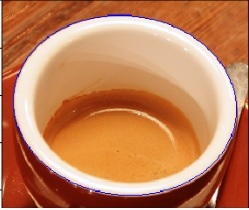
#> input picture hcage.jpg, 249 x 210 px
$ python mix.py
#> lines starting #> are read from the running program, lines starting #| are printed output that depends on the picture
import matplotlib.pyplot as plt
import cv2

from skimage import data, color, img_as_ubyte
from skimage.feature import canny
from skimage.transform import hough_ellipse
from skimage.draw import ellipse_perimeter
from skimage.color import rgb2gray
from skimage.transform import rescale, resize, downscale_local_mean

# Load picture, convert to grayscale and detect edges
from tkinter import filedialog
from tkinter import *

root = Tk()
root.withdraw()
root.filename =  filedialog.askopenfilename(initialdir = "/",title = "Select file",filetypes = (("all files",".*"),("jpg files",".jpg")))
#> the answer given: hcage.jpg
image_rgb = cv2.imread(root.filename)
#> image_rgb is the input picture: shape (210, 249, 3); mean B, G, R 88.6, 127.5, 193.9
root.destroy()

#image_rgb = data.coffee()[0:220, 160:420]
image_gray= cv2.cvtColor(image_rgb, cv2.COLOR_BGR2GRAY)
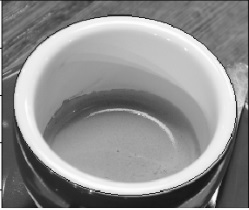
#> image_gray: shape (210, 249); min 10, max 255, mean 142.9
#image_gray = color.rgb2gray(image_rgb)
#print (image_rgb.shape)
edges = canny(image_gray, sigma=2.0,
              low_threshold=0.55, high_threshold=0.8)
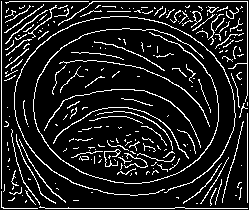
#> edges: shape (210, 249) bool; 12.6% white in thin lines or dots
ximg = rescale(edges, 0.3)
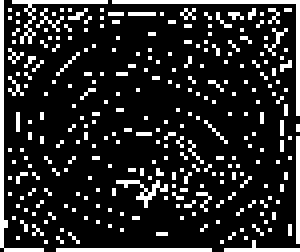
#> ximg: shape (63, 75) bool (shown 4 times larger); 16.6% white in thin lines or dots
# Perform a Hough Transform
# The accuracy corresponds to the bin size of a major axis.
# The value is chosen in order to get a single high accumulator.
# The threshold eliminates low accumulators
result = hough_ellipse(ximg, accuracy=20, threshold=250,
                       min_size=100, max_size=120)
result.sort(order='accumulator')
print("sorted result:", result)
#| sorted result: []
print("list size:", result.size)
#| list size: 0
"""
#print (result)
print (result[-1])
# Estimated parameters for the ellipse
best = list(result[-1])
print (best)
yc, xc, a, b = [int(round(x)) for x in best[1:5]]
orientation = best[5]

# Draw the ellipse on the original image
cy, cx = ellipse_perimeter(yc, xc, a, b, orientation)
image_rgb[cy, cx] = (0, 0, 255)
# Draw the edge (white) and the resulting ellipse (red)
edges = color.gray2rgb(img_as_ubyte(edges))
edges[cy, cx] = (250, 0, 0) """

fig2, (ax1, ax2) = plt.subplots(ncols=2, nrows=1, figsize=(8, 4),
                                sharex=True, sharey=True)

ax1.set_title('Original picture')
ax1.imshow(image_rgb)

ax2.set_title('Edge (white) and result (red)')
ax2.imshow(edges)

plt.show()
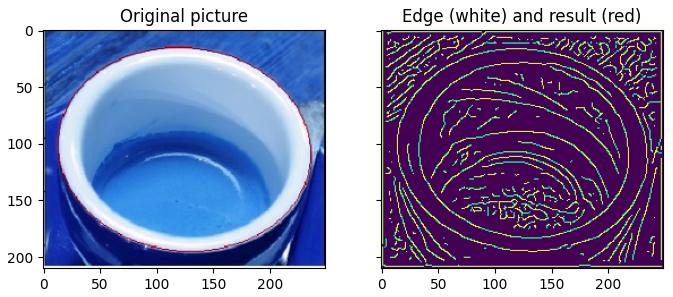
#> figure drawn by matplotlib, 2 panels; B, G, R data is drawn as R, G, B

$ run again, on prueba.png
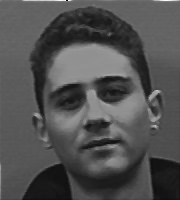
#> input picture prueba.png, 180 x 200 px
#> image_rgb is the input picture: shape (200, 180, 3); min 6, max 254, mean 80.9
#> `edges = canny(image_gray, sigma=2.0, low_threshold=0.55, high_threshol..`:
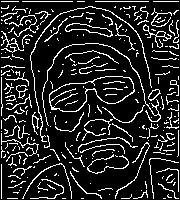
#> edges: shape (200, 180) bool; 14.8% white in thin lines or dots
#> ximg: shape (60, 54) bool; 16.8% white in thin lines or dots
#| sorted result: []
#| list size: 0
#> `plt.show()`:
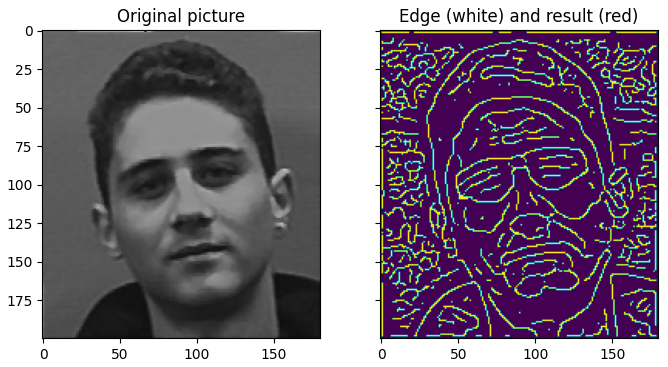
#> figure drawn by matplotlib, 2 panels
